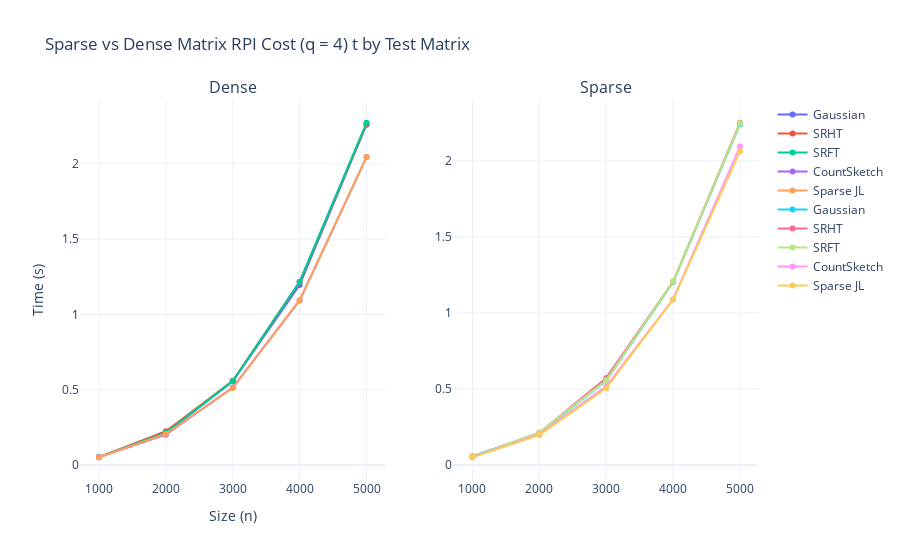

Write notebook code for a chart like this one.
### Markdown cell above
***Figure 3: Randomized Power Iteration Cost***

### Code cell
fig = make_subplots(rows = 1, cols = 2,
                    subplot_titles=['Dense','Sparse'])

_df = summary_df[summary_df['Density'] == 'dense']
for method in _df['Method'].unique():

    fig.add_trace(
        go.Scatter(
            x = _df[_df['Method'] == method]['Size'],
            y = _df[_df['Method'] == method]['RPI Time'],
            name = method
        ),
        row=1,col=1
    )

_df = summary_df[summary_df['Density'] == 'sparse']
for method in _df['Method'].unique():
    fig.add_trace(
        go.Scatter(
            x = _df[_df['Method'] == method]['Size'],
            y = _df[_df['Method'] == method]['RPI Time'],
            name = method
        ),
        row=1,col=2
    )

fig.update_layout(
    title = 'Sparse vs Dense Matrix RPI Cost (q = 4) t by Test Matrix',
    xaxis_title = 'Size (n)',
    yaxis_title = 'Time (s)',
    template = 'plotly_white' 

)

fig.show()

### Figure 1 — Plotly figure (JSON) as saved in the notebook; plotly's stock layout.template omitted (floating-point values rounded to 4 significant figures)
{"data": [{"name": "Gaussian", "type": "scatter", "x": [1000, 2000, 3000, 4000, 5000], "xaxis": "x", "y": [0.05467, 0.2126, 0.5558, 1.196, 2.259], "yaxis": "y"}, {"name": "SRHT", "type": "scatter", "x": [1000, 2000, 3000, 4000, 5000], "xaxis": "x", "y": [0.05186, 0.2241, 0.5589, 1.215, 2.263], "yaxis": "y"}, {"name": "SRFT", "type": "scatter", "x": [1000, 2000, 3000, 4000, 5000], "xaxis": "x", "y": [0.05263, 0.2145, 0.5579, 1.217, 2.272], "yaxis": "y"}, {"name": "CountSketch", "type": "scatter", "x": [1000, 2000, 3000, 4000, 5000], "xaxis": "x", "y": [0.05263, 0.2019, 0.5147, 1.093, 2.044], "yaxis": "y"}, {"name": "Sparse JL", "type": "scatter", "x": [1000, 2000, 3000, 4000, 5000], "xaxis": "x", "y": [0.05214, 0.2066, 0.5111, 1.094, 2.044], "yaxis": "y"}, {"name": "Gaussian", "type": "scatter", "x": [1000, 2000, 3000, 4000, 5000], "xaxis": "x2", "y": [0.05772, 0.2097, 0.5558, 1.203, 2.242], "yaxis": "y2"}, {"name": "SRHT", "type": "scatter", "x": [1000, 2000, 3000, 4000, 5000], "xaxis": "x2", "y": [0.05405, 0.2127, 0.5732, 1.207, 2.251], "yaxis": "y2"}, {"name": "SRFT", "type": "scatter", "x": [1000, 2000, 3000, 4000, 5000], "xaxis": "x2", "y": [0.05408, 0.2149, 0.5571, 1.208, 2.247], "yaxis": "y2"}, {"name": "CountSketch", "type": "scatter", "x": [1000, 2000, 3000, 4000, 5000], "xaxis": "x2", "y": [0.05149, 0.2034, 0.5191, 1.09, 2.095], "yaxis": "y2"}, {"name": "Sparse JL", "type": "scatter", "x": [1000, 2000, 3000, 4000, 5000], "xaxis": "x2", "y": [0.05234, 0.1971, 0.5066, 1.088, 2.063], "yaxis": "y2"}], "layout": {"annotations": [{"font": {"size": 16}, "showarrow": false, "text": "Dense", "x": 0.225, "xanchor": "center", "xref": "paper", "y": 1, "yanchor": "bottom", "yref": "paper"}, {"font": {"size": 16}, "showarrow": false, "text": "Sparse", "x": 0.775, "xanchor": "center", "xref": "paper", "y": 1, "yanchor": "bottom", "yref": "paper"}], "title": {"text": "Sparse vs Dense Matrix RPI Cost (q = 4) t by Test Matrix"}, "xaxis": {"anchor": "y", "domain": [0, 0.45], "title": {"text": "Size (n)"}}, "xaxis2": {"anchor": "y2", "domain": [0.55, 1]}, "yaxis": {"anchor": "x", "domain": [0, 1], "title": {"text": "Time (s)"}}, "yaxis2": {"anchor": "x2", "domain": [0, 1]}}}
